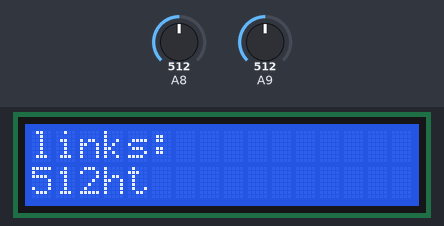
A sketch run on a simulated Arduino Mega 2560, built with avr-gcc and run on an emulated ATmega2560. Parts: 16×2 character LCD. The inputs (shaded band) are chosen by the test bench; at power-on: A9 = 512, A8 = 512.

Above: at 1.2 s.
1.3 s: A9 set to 111
At 2.6 s:
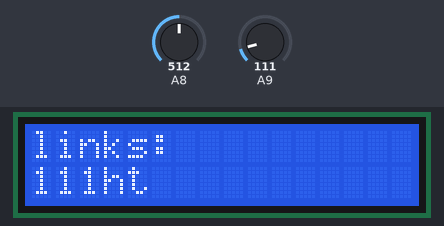
2.9 s: A9 set to 94
At 3.8 s:
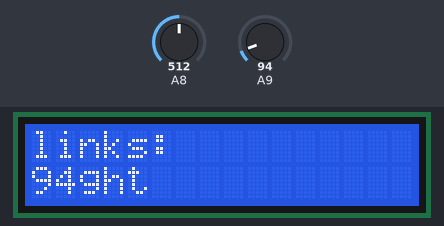
4.5 s: A9 set to 11
At 5.8 s:
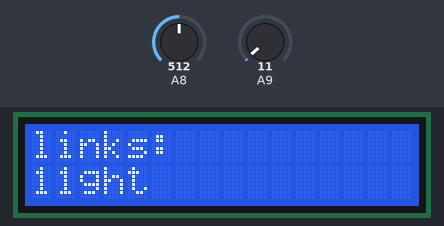
6.1 s: A9 set to 8
At 6.9 s:
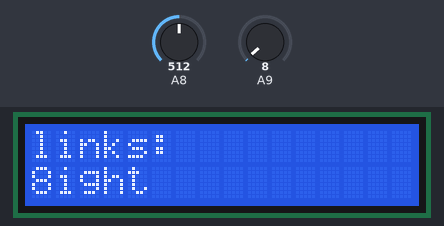
7.8 s: A9 set to 1023
At 8.9 s:
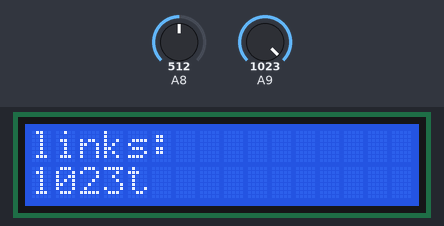
Timing chart, 0 to 10.4 s (numbered marks = the images above; inputs shaded):
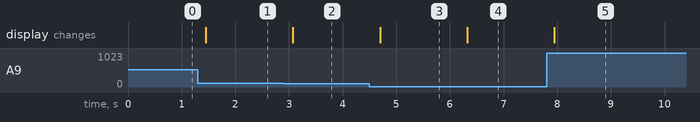

Measured:
- the behaviour switches between 100 and 99 on A9 (found by bisection; images 1 and 2)
- the behaviour switches between 10 and 9 on A9 (found by bisection; images 3 and 4)
- after the input at 1.3 s, the display: changes after 0.14 s (image 1)
- after the input at 2.9 s, the display: changes after 0.17 s (image 2)
- after the input at 4.5 s, the display: changes after 0.20 s (image 3)
- after the input at 6.1 s, the display: changes after 0.22 s (image 4)
- after the input at 7.8 s, the display: changes after 0.14 s (image 5)

The sketch:

ReadGrayScale.ino
```cpp
#include <LiquidCrystal_I2C.h>


LiquidCrystal_I2C lcd(0x20, 4, 20);


void setup() {
pinMode(A8, INPUT);
pinMode(A9, INPUT);

lcd.init();
lcd.backlight();
}

void loop() {
  lcd.clear();
  lcd.print("links:");
  lcd.setCursor(0, 1);
  lcd.print(analogRead(A8));
  lcd.setCursor(0, 2);
  lcd.print("right");
  lcd.setCursor(0, 3);
  lcd.print(analogRead(A9));
  delay(250);

}
```
